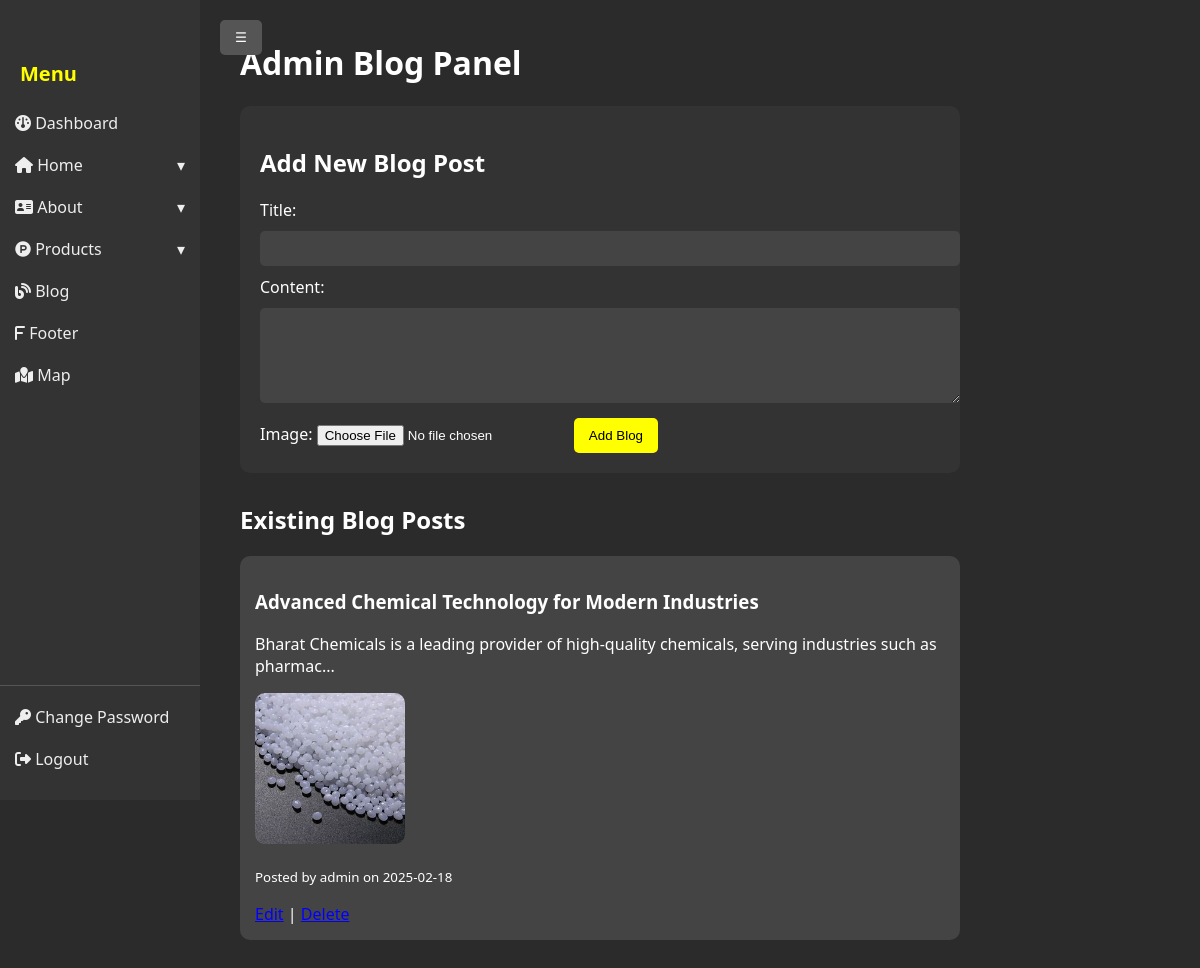
Page /backend/blog_page.php (signed in) on the committed database.
### tables this page shows
CREATE TABLE `blog_posts` (
  `id` int(11) NOT NULL,
  `title` varchar(255) NOT NULL,
  `content` text NOT NULL,
  `image_path` varchar(255) DEFAULT NULL,
  `author` varchar(100) DEFAULT 'admin',
  `created_at` date DEFAULT curdate()
);

### backend/blog_page.php (the view, shortened to what this page needs)
<?php
require 'db_connection.php';
$blog_posts = $conn->query("SELECT * FROM blog_posts ORDER BY created_at DESC");
?>
<!DOCTYPE html>
<html lang="en">
<head>
</head>
<body>
    <?php include 'side_bar.php' ?>
    <div class="container">
        <h1>Admin Blog Panel</h1>
        <div class="blog-form">
            <h2>Add New Blog Post</h2>
            <form method="post" enctype="multipart/form-data">
                <label>Title:</label>
                <input type="text" name="title" required>
                <label>Content:</label>
                <textarea name="content" rows="5" required></textarea>
                <label>Image:</label>
                <input type="file" name="blog_image" accept="image/*">
                <button type="submit" name="add_blog">Add Blog</button>
            </form>
        </div>
        <div class="blog-list">
            <h2>Existing Blog Posts</h2>
            <?php while ($row = $blog_posts->fetch_assoc()): ?>
                <div class="blog-item">
                    <h3><?php echo $row['title']; ?></h3>
                    <p><?php echo strlen($row['content']) > 100 ? substr($row['content'], 0, 100) . "..." : $row['content']; ?></p>
                    <?php if (!empty($row['image_path'])): ?>
                        <img src="<?php echo $row['image_path']; ?>" alt="Blog Image" width="150">
                    <?php endif; ?>
                    <p><small>Posted by <?php echo $row['author']; ?> on <?php echo $row['created_at']; ?></small></p>
                    <a href="/chemical_website/edit_blog?id=<?php echo $row['id']; ?>">Edit</a> |
                    <a href="/chemical_website/delete_blog?id=<?php echo $row['id']; ?>">Delete</a>
                </div>
            <?php endwhile; ?>
        </div>
    </div>
</body>
</html>

### backend/blog_page.php (style rules this page uses)
html, body { margin: 0; padding: 0; }
body { font-family: 'Segoe UI', Tahoma, Geneva, Verdana, sans-serif; background-color: #2b2b2b; color: white; display: flex; flex-direction: column; align-items: center; }
.container { padding: 20px; width: 60vw; }
.blog-form { margin-bottom: 20px; padding: 20px; background-color: #333; border-radius: 10px; }
input[type="text"], textarea { width: 100%; padding: 10px; margin: 10px 0; background-color: #444; color: white; border: none; border-radius: 5px; }
button { background-color: yellow; border: none; padding: 10px 15px; color: black; cursor: pointer; border-radius: 5px; transition: all 0.3s ease; }
.blog-item a { color: blue; }
.blog-list { margin-top: 30px; }
.blog-item { padding: 15px; background-color: #444; border-radius: 10px; margin-bottom: 20px; }
.blog-item img { max-width: 100%; height: auto; border-radius: 10px; }

### backend/side_bar.php (style rules this page uses)
body { margin: 0; overflow-x: hidden; font-family: 'Segoe UI', Tahoma, Geneva, Verdana, sans-serif; }

### rows in the picture
blog_posts: title "Advanced Chemical Technology for Modern Industries", content "Bharat Chemicals is a leading provider of high-quality chemicals, serving industries such as pharmac", image_path (picture), author "admin", created_at "2025-02-18"
